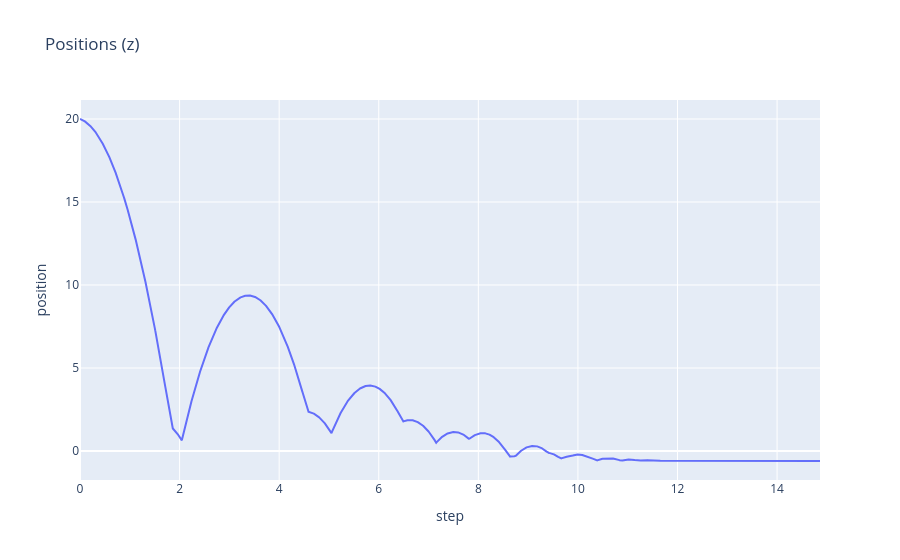

Here is the notebook cell this chart was saved with:
### Code cell
motionPlot.plot_positions_z()

### Figure 1 — Plotly figure (JSON) as saved in the notebook; plotly's stock layout.template omitted (floating-point values rounded to 4 significant figures; data arrays with more than 128 entries replaced by an {"elided": "..."} marker saying what was removed)
{"data": [{"mode": "lines", "name": "Bouncing Ball z", "type": "scatter", "x": {"elided": "14863 float values"}, "y": {"elided": "14863 float values"}}], "layout": {"title": {"text": "Positions (z)"}, "xaxis": {"title": {"text": "step"}}, "yaxis": {"title": {"text": "position"}}}}
